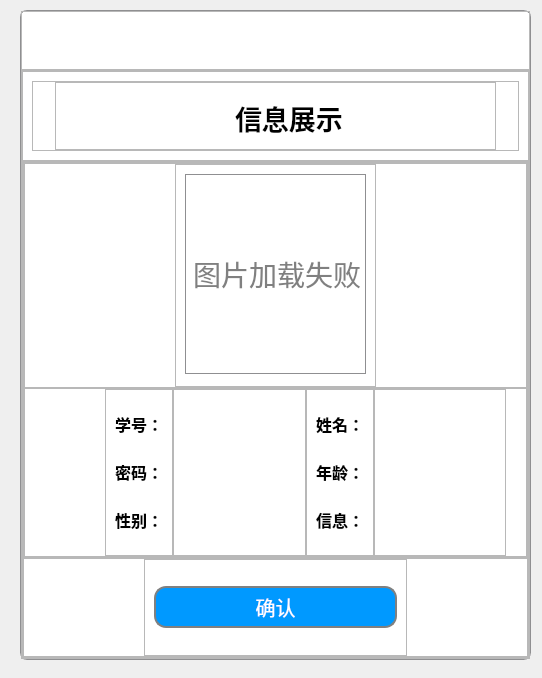
<?xml version="1.0" encoding="UTF-8"?>
<ui version="4.0">
 <class>Dialog</class>
 <widget class="QDialog" name="Dialog">
  <property name="geometry">
   <rect>
    <x>0</x>
    <y>0</y>
    <width>542</width>
    <height>678</height>
   </rect>
  </property>
  <property name="windowTitle">
   <string>Dialog</string>
  </property>
  <widget class="QFrame" name="main_frame">
   <property name="geometry">
    <rect>
     <x>20</x>
     <y>10</y>
     <width>511</width>
     <height>650</height>
    </rect>
   </property>
   <property name="minimumSize">
    <size>
     <width>470</width>
     <height>650</height>
    </size>
   </property>
   <property name="styleSheet">
    <string notr="true">
#main_frame{
background:#ffffff;
border-top-left-radius:7px;
border-top-right-radius:7px;
border-bottom-left-radius:7px;
border-bottom-right-radius:7px;
border: 1px solid #8f8f91;

}
</string>
   </property>
   <property name="frameShape">
    <enum>QFrame::StyledPanel</enum>
   </property>
   <property name="frameShadow">
    <enum>QFrame::Raised</enum>
   </property>
   <layout class="QVBoxLayout" name="verticalLayout">
    <property name="spacing">
     <number>0</number>
    </property>
    <property name="leftMargin">
     <number>0</number>
    </property>
    <property name="topMargin">
     <number>0</number>
    </property>
    <property name="rightMargin">
     <number>0</number>
    </property>
    <property name="bottomMargin">
     <number>0</number>
    </property>
    <item>
     <widget class="QFrame" name="frame_2">
      <property name="sizePolicy">
       <sizepolicy hsizetype="Preferred" vsizetype="Expanding">
        <horstretch>0</horstretch>
        <verstretch>1</verstretch>
       </sizepolicy>
      </property>
      <property name="frameShape">
       <enum>QFrame::StyledPanel</enum>
      </property>
      <property name="frameShadow">
       <enum>QFrame::Raised</enum>
      </property>
      <widget class="QPushButton" name="close_button">
       <property name="geometry">
        <rect>
         <x>450</x>
         <y>10</y>
         <width>38</width>
         <height>38</height>
        </rect>
       </property>
       <property name="cursor">
        <cursorShape>PointingHandCursor</cursorShape>
       </property>
       <property name="styleSheet">
        <string notr="true">QPushButton{
                background-color: transparent; 
                border-radius:7px;
}
</string>
       </property>
       <property name="text">
        <string/>
       </property>
      </widget>
     </widget>
    </item>
    <item>
     <widget class="QFrame" name="frame_3">
      <property name="sizePolicy">
       <sizepolicy hsizetype="Preferred" vsizetype="Expanding">
        <horstretch>0</horstretch>
        <verstretch>10</verstretch>
       </sizepolicy>
      </property>
      <property name="frameShape">
       <enum>QFrame::StyledPanel</enum>
      </property>
      <property name="frameShadow">
       <enum>QFrame::Raised</enum>
      </property>
      <layout class="QVBoxLayout" name="verticalLayout_2">
       <property name="spacing">
        <number>0</number>
       </property>
       <property name="leftMargin">
        <number>0</number>
       </property>
       <property name="topMargin">
        <number>0</number>
       </property>
       <property name="rightMargin">
        <number>0</number>
       </property>
       <property name="bottomMargin">
        <number>0</number>
       </property>
       <item>
        <widget class="QFrame" name="frame">
         <property name="sizePolicy">
          <sizepolicy hsizetype="Preferred" vsizetype="Expanding">
           <horstretch>0</horstretch>
           <verstretch>2</verstretch>
          </sizepolicy>
         </property>
         <property name="frameShape">
          <enum>QFrame::StyledPanel</enum>
         </property>
         <property name="frameShadow">
          <enum>QFrame::Raised</enum>
         </property>
         <layout class="QHBoxLayout" name="horizontalLayout">
          <item>
           <widget class="QFrame" name="frame_5">
            <property name="frameShape">
             <enum>QFrame::StyledPanel</enum>
            </property>
            <property name="frameShadow">
             <enum>QFrame::Raised</enum>
            </property>
            <layout class="QHBoxLayout" name="horizontalLayout_2">
             <property name="spacing">
              <number>0</number>
             </property>
             <property name="leftMargin">
              <number>22</number>
             </property>
             <property name="topMargin">
              <number>0</number>
             </property>
             <property name="rightMargin">
              <number>22</number>
             </property>
             <property name="bottomMargin">
              <number>0</number>
             </property>
             <item>
              <widget class="QFrame" name="frame_6">
               <property name="frameShape">
                <enum>QFrame::StyledPanel</enum>
               </property>
               <property name="frameShadow">
                <enum>QFrame::Raised</enum>
               </property>
               <widget class="QLabel" name="label_2">
                <property name="geometry">
                 <rect>
                  <x>180</x>
                  <y>15</y>
                  <width>111</width>
                  <height>41</height>
                 </rect>
                </property>
                <property name="styleSheet">
                 <string notr="true">color:black;
border:none;
font-size:27px;
font-weight:700;
font-family: &quot;微软雅黑&quot;, Helvetica, Arial, sans-serif;</string>
                </property>
                <property name="text">
                 <string>信息展示</string>
                </property>
               </widget>
               <widget class="QLabel" name="label">
                <property name="geometry">
                 <rect>
                  <x>120</x>
                  <y>15</y>
                  <width>41</width>
                  <height>41</height>
                 </rect>
                </property>
                <property name="text">
                 <string/>
                </property>
                <property name="pixmap">
                 <pixmap>../images/logo.jpg</pixmap>
                </property>
                <property name="scaledContents">
                 <bool>true</bool>
                </property>
               </widget>
              </widget>
             </item>
            </layout>
           </widget>
          </item>
         </layout>
        </widget>
       </item>
       <item>
        <widget class="QFrame" name="frame_4">
         <property name="sizePolicy">
          <sizepolicy hsizetype="Preferred" vsizetype="Expanding">
           <horstretch>0</horstretch>
           <verstretch>11</verstretch>
          </sizepolicy>
         </property>
         <property name="frameShape">
          <enum>QFrame::StyledPanel</enum>
         </property>
         <property name="frameShadow">
          <enum>QFrame::Raised</enum>
         </property>
         <layout class="QVBoxLayout" name="verticalLayout_3">
          <property name="spacing">
           <number>0</number>
          </property>
          <property name="leftMargin">
           <number>0</number>
          </property>
          <property name="topMargin">
           <number>0</number>
          </property>
          <property name="rightMargin">
           <number>0</number>
          </property>
          <property name="bottomMargin">
           <number>0</number>
          </property>
          <item>
           <widget class="QFrame" name="frame_7">
            <property name="sizePolicy">
             <sizepolicy hsizetype="Preferred" vsizetype="Expanding">
              <horstretch>0</horstretch>
              <verstretch>8</verstretch>
             </sizepolicy>
            </property>
            <property name="frameShape">
             <enum>QFrame::StyledPanel</enum>
            </property>
            <property name="frameShadow">
             <enum>QFrame::Raised</enum>
            </property>
            <layout class="QVBoxLayout" name="verticalLayout_4" stretch="0,0">
             <property name="spacing">
              <number>0</number>
             </property>
             <property name="leftMargin">
              <number>0</number>
             </property>
             <property name="topMargin">
              <number>0</number>
             </property>
             <property name="rightMargin">
              <number>0</number>
             </property>
             <property name="bottomMargin">
              <number>0</number>
             </property>
             <item>
              <widget class="QFrame" name="frame_11">
               <property name="sizePolicy">
                <sizepolicy hsizetype="Preferred" vsizetype="Expanding">
                 <horstretch>0</horstretch>
                 <verstretch>8</verstretch>
                </sizepolicy>
               </property>
               <property name="frameShape">
                <enum>QFrame::StyledPanel</enum>
               </property>
               <property name="frameShadow">
                <enum>QFrame::Raised</enum>
               </property>
               <layout class="QVBoxLayout" name="verticalLayout_7">
                <property name="leftMargin">
                 <number>150</number>
                </property>
                <property name="topMargin">
                 <number>0</number>
                </property>
                <property name="rightMargin">
                 <number>150</number>
                </property>
                <property name="bottomMargin">
                 <number>0</number>
                </property>
                <item>
                 <widget class="QFrame" name="frame_14">
                  <property name="frameShape">
                   <enum>QFrame::StyledPanel</enum>
                  </property>
                  <property name="frameShadow">
                   <enum>QFrame::Raised</enum>
                  </property>
                  <widget class="QLabel" name="image_label">
                   <property name="geometry">
                    <rect>
                     <x>10</x>
                     <y>10</y>
                     <width>181</width>
                     <height>200</height>
                    </rect>
                   </property>
                   <property name="cursor">
                    <cursorShape>ArrowCursor</cursorShape>
                   </property>
                   <property name="styleSheet">
                    <string notr="true">font-size:28px;
border: 1px solid #8f8f91;
color:grey;</string>
                   </property>
                   <property name="text">
                    <string>图片加载失败</string>
                   </property>
                   <property name="scaledContents">
                    <bool>true</bool>
                   </property>
                  </widget>
                 </widget>
                </item>
               </layout>
              </widget>
             </item>
             <item>
              <widget class="QFrame" name="frame_9">
               <property name="sizePolicy">
                <sizepolicy hsizetype="Preferred" vsizetype="Expanding">
                 <horstretch>0</horstretch>
                 <verstretch>6</verstretch>
                </sizepolicy>
               </property>
               <property name="styleSheet">
                <string notr="true"/>
               </property>
               <property name="frameShape">
                <enum>QFrame::StyledPanel</enum>
               </property>
               <property name="frameShadow">
                <enum>QFrame::Raised</enum>
               </property>
               <layout class="QHBoxLayout" name="horizontalLayout_4">
                <property name="spacing">
                 <number>0</number>
                </property>
                <property name="leftMargin">
                 <number>80</number>
                </property>
                <property name="topMargin">
                 <number>0</number>
                </property>
                <property name="rightMargin">
                 <number>20</number>
                </property>
                <property name="bottomMargin">
                 <number>0</number>
                </property>
                <item>
                 <widget class="QFrame" name="frame_13">
                  <property name="sizePolicy">
                   <sizepolicy hsizetype="Expanding" vsizetype="Preferred">
                    <horstretch>3</horstretch>
                    <verstretch>0</verstretch>
                   </sizepolicy>
                  </property>
                  <property name="styleSheet">
                   <string notr="true">QPushButton{
color:black;border:none;
font-size:16px;
font-weight:500;
font-family: &quot;微软雅黑&quot;;
height:35px;
}


</string>
                  </property>
                  <property name="frameShape">
                   <enum>QFrame::StyledPanel</enum>
                  </property>
                  <property name="frameShadow">
                   <enum>QFrame::Raised</enum>
                  </property>
                  <layout class="QVBoxLayout" name="verticalLayout_9">
                   <item>
                    <widget class="QPushButton" name="modify_age_button">
                     <property name="enabled">
                      <bool>false</bool>
                     </property>
                     <property name="layoutDirection">
                      <enum>Qt::LeftToRight</enum>
                     </property>
                     <property name="styleSheet">
                      <string notr="true"/>
                     </property>
                     <property name="text">
                      <string>学号：</string>
                     </property>
                    </widget>
                   </item>
                   <item>
                    <widget class="QPushButton" name="modify_sex_button">
                     <property name="enabled">
                      <bool>false</bool>
                     </property>
                     <property name="styleSheet">
                      <string notr="true"/>
                     </property>
                     <property name="text">
                      <string>密码：</string>
                     </property>
                    </widget>
                   </item>
                   <item>
                    <widget class="QPushButton" name="modify_more_button">
                     <property name="enabled">
                      <bool>false</bool>
                     </property>
                     <property name="styleSheet">
                      <string notr="true"/>
                     </property>
                     <property name="text">
                      <string>性别：</string>
                     </property>
                    </widget>
                   </item>
                  </layout>
                 </widget>
                </item>
                <item>
                 <widget class="QFrame" name="frame_12">
                  <property name="sizePolicy">
                   <sizepolicy hsizetype="Expanding" vsizetype="Preferred">
                    <horstretch>8</horstretch>
                    <verstretch>0</verstretch>
                   </sizepolicy>
                  </property>
                  <property name="styleSheet">
                   <string notr="true">QLineEdit{
color:black;
font-size:16px;
font-weight:600;
font-family: &quot;微软雅黑&quot;;
border-radius:12px;
height:35px;

}</string>
                  </property>
                  <property name="frameShape">
                   <enum>QFrame::StyledPanel</enum>
                  </property>
                  <property name="frameShadow">
                   <enum>QFrame::Raised</enum>
                  </property>
                  <layout class="QVBoxLayout" name="verticalLayout_8">
                   <item>
                    <widget class="QLineEdit" name="sid_lineEdit">
                     <property name="enabled">
                      <bool>false</bool>
                     </property>
                     <property name="styleSheet">
                      <string notr="true"/>
                     </property>
                     <property name="placeholderText">
                      <string/>
                     </property>
                    </widget>
                   </item>
                   <item>
                    <widget class="QLineEdit" name="password_lineEdit">
                     <property name="enabled">
                      <bool>false</bool>
                     </property>
                     <property name="placeholderText">
                      <string/>
                     </property>
                    </widget>
                   </item>
                   <item>
                    <widget class="QLineEdit" name="sex_lineEdit">
                     <property name="enabled">
                      <bool>false</bool>
                     </property>
                     <property name="placeholderText">
                      <string/>
                     </property>
                    </widget>
                   </item>
                  </layout>
                 </widget>
                </item>
                <item>
                 <widget class="QFrame" name="frame_15">
                  <property name="sizePolicy">
                   <sizepolicy hsizetype="Expanding" vsizetype="Preferred">
                    <horstretch>3</horstretch>
                    <verstretch>0</verstretch>
                   </sizepolicy>
                  </property>
                  <property name="styleSheet">
                   <string notr="true">QPushButton{
color:black;border:none;
font-size:16px;
font-weight:500;
font-family: &quot;微软雅黑&quot;;
height:35px;
}


</string>
                  </property>
                  <property name="frameShape">
                   <enum>QFrame::StyledPanel</enum>
                  </property>
                  <property name="frameShadow">
                   <enum>QFrame::Raised</enum>
                  </property>
                  <layout class="QVBoxLayout" name="verticalLayout_10">
                   <item>
                    <widget class="QPushButton" name="modify_age_button_2">
                     <property name="enabled">
                      <bool>false</bool>
                     </property>
                     <property name="styleSheet">
                      <string notr="true"/>
                     </property>
                     <property name="text">
                      <string>姓名：</string>
                     </property>
                    </widget>
                   </item>
                   <item>
                    <widget class="QPushButton" name="modify_sex_button_2">
                     <property name="enabled">
                      <bool>false</bool>
                     </property>
                     <property name="styleSheet">
                      <string notr="true"/>
                     </property>
                     <property name="text">
                      <string>年龄：</string>
                     </property>
                    </widget>
                   </item>
                   <item>
                    <widget class="QPushButton" name="modify_more_button_2">
                     <property name="enabled">
                      <bool>false</bool>
                     </property>
                     <property name="styleSheet">
                      <string notr="true"/>
                     </property>
                     <property name="text">
                      <string>信息：</string>
                     </property>
                    </widget>
                   </item>
                  </layout>
                 </widget>
                </item>
                <item>
                 <widget class="QFrame" name="frame_16">
                  <property name="sizePolicy">
                   <sizepolicy hsizetype="Expanding" vsizetype="Preferred">
                    <horstretch>8</horstretch>
                    <verstretch>0</verstretch>
                   </sizepolicy>
                  </property>
                  <property name="styleSheet">
                   <string notr="true">QLineEdit{
color:black;

font-size:16px;
font-weight:600;
font-family: &quot;微软雅黑&quot;;
border-radius:12px;
height:35px;

}</string>
                  </property>
                  <property name="frameShape">
                   <enum>QFrame::StyledPanel</enum>
                  </property>
                  <property name="frameShadow">
                   <enum>QFrame::Raised</enum>
                  </property>
                  <layout class="QVBoxLayout" name="verticalLayout_11">
                   <item>
                    <widget class="QLineEdit" name="name_lineEdit">
                     <property name="enabled">
                      <bool>false</bool>
                     </property>
                     <property name="styleSheet">
                      <string notr="true"/>
                     </property>
                     <property name="placeholderText">
                      <string/>
                     </property>
                    </widget>
                   </item>
                   <item>
                    <widget class="QLineEdit" name="age_lineEdit">
                     <property name="enabled">
                      <bool>false</bool>
                     </property>
                     <property name="placeholderText">
                      <string/>
                     </property>
                    </widget>
                   </item>
                   <item>
                    <widget class="QLineEdit" name="more_lineEdit">
                     <property name="enabled">
                      <bool>false</bool>
                     </property>
                     <property name="placeholderText">
                      <string/>
                     </property>
                    </widget>
                   </item>
                  </layout>
                 </widget>
                </item>
               </layout>
              </widget>
             </item>
            </layout>
           </widget>
          </item>
          <item>
           <widget class="QFrame" name="frame_8">
            <property name="sizePolicy">
             <sizepolicy hsizetype="Preferred" vsizetype="Expanding">
              <horstretch>0</horstretch>
              <verstretch>2</verstretch>
             </sizepolicy>
            </property>
            <property name="frameShape">
             <enum>QFrame::StyledPanel</enum>
            </property>
            <property name="frameShadow">
             <enum>QFrame::Raised</enum>
            </property>
            <layout class="QHBoxLayout" name="horizontalLayout_3">
             <property name="spacing">
              <number>0</number>
             </property>
             <property name="leftMargin">
              <number>120</number>
             </property>
             <property name="topMargin">
              <number>0</number>
             </property>
             <property name="rightMargin">
              <number>120</number>
             </property>
             <property name="bottomMargin">
              <number>0</number>
             </property>
             <item>
              <widget class="QFrame" name="frame_10">
               <property name="cursor">
                <cursorShape>PointingHandCursor</cursorShape>
               </property>
               <property name="frameShape">
                <enum>QFrame::StyledPanel</enum>
               </property>
               <property name="frameShadow">
                <enum>QFrame::Raised</enum>
               </property>
               <layout class="QVBoxLayout" name="verticalLayout_6">
                <item>
                 <widget class="QPushButton" name="confirm_button">
                  <property name="cursor">
                   <cursorShape>PointingHandCursor</cursorShape>
                  </property>
                  <property name="styleSheet">
                   <string notr="true">#confirm_button{
color:#ffffff;
background:#0099ff;
border:2px solid gray;
font-size:20px;

font-family: &quot;微软雅黑&quot;;
border-radius:12px;
height:38px;
}

#confirm_button:hover{
padding-under:5px;
padding-left:5px;
background:#008deb;
   }</string>
                  </property>
                  <property name="text">
                   <string>确认</string>
                  </property>
                 </widget>
                </item>
               </layout>
              </widget>
             </item>
            </layout>
           </widget>
          </item>
         </layout>
        </widget>
       </item>
      </layout>
     </widget>
    </item>
   </layout>
  </widget>
 </widget>
 <resources/>
 <connections/>
</ui>
